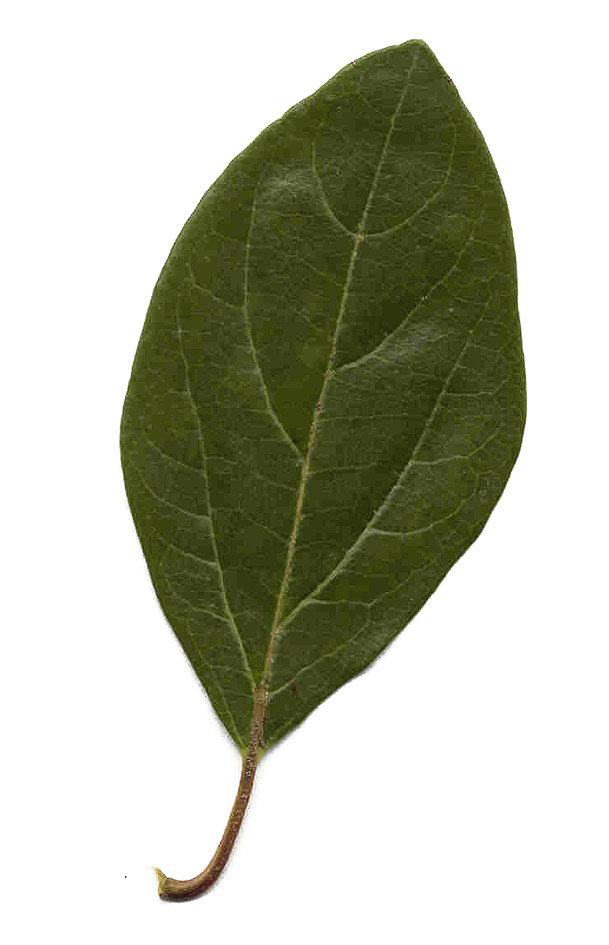
#> input picture image_leaves/Viburnum.jpg, 609 x 945 px, found by its file name
$ python test.py   (Python 2 division)   (older library calls are emulated)
#> lines starting #> are read from the running program, lines starting #| are printed output that depends on the picture; after the words box and inside, x2 and y2 are one past the last pixel; in counts of white or black regions, pixels touching at a corner belong together
import cv2
import numpy as np
import imutils

im = cv2.imread('/home/roliveira/Documents/leaves-classification/image_leaves/Viburnum.jpg')
#> im is the input picture: shape (945, 609, 3); mean B, G, R 175.1, 191.1, 188.8


imgray = cv2.cvtColor(im,cv2.COLOR_BGR2GRAY)
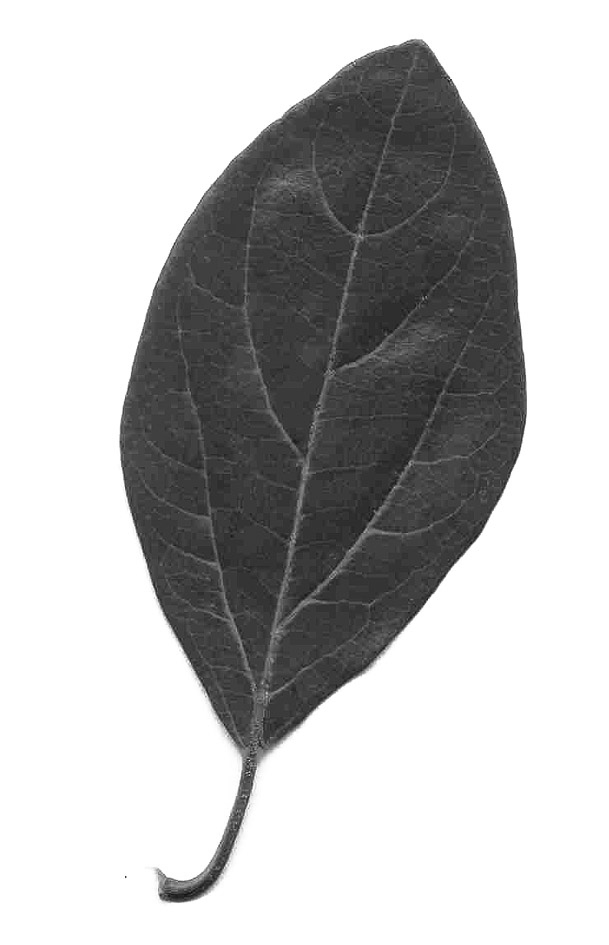
#> imgray: shape (945, 609); min 10, max 255, mean 188.6
ret,thresh = cv2.threshold(imgray,127,255,1)
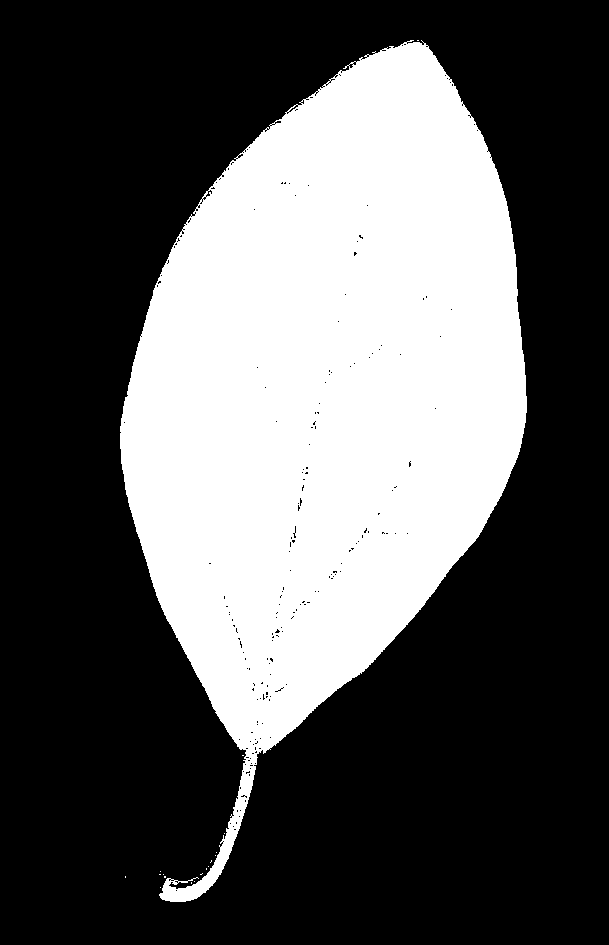
#> thresh: shape (945, 609); 34.7% white; 18 white regions (17 under 20 px)


image,contours, hierarchy = cv2.findContours(thresh,1,2)
#> contours = 290 contours, 287 with area under 20; largest, box (x1, y1, x2, y2) and area: (120, 40, 527, 902) 199082, (205, 189, 213, 198) 28, (288, 104, 299, 113) 26

print len(image)
#| 945
#contours=contours[1::]
cv2.drawContours(imgray,contours,-1,(200,200,0),3)
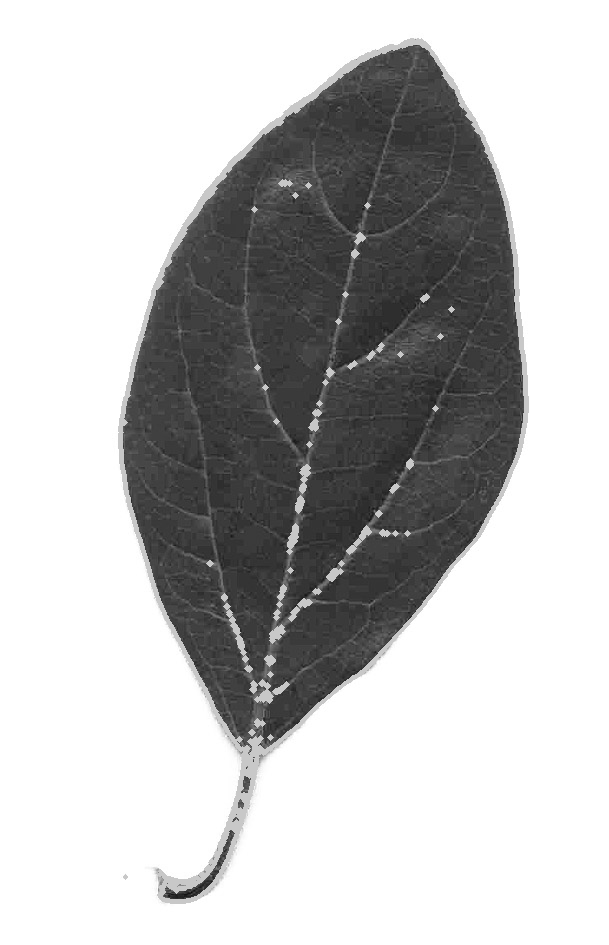
#> imgray: shape (945, 609); 2.67% of pixels changed, all inside (x1, y1, x2, y2) = (118, 38, 529, 904)

cv2.imshow('image',imgray)
cv2.waitKey(0)


'''

def get_cnt(img):
	ret,thresh = cv2.threshold(img,127,255,0)
	img,contours,hierarchy = cv2.findContours(thresh, 1, 2)

	cnt = contours[0]
	return cnt

def get_moments(img):
	return cv2.moments(get_cnt(img))

def get_solidity(img):
	print "IMAGEEEE! get_solidity "
	print img
	cnt = get_cnt(img)
	area = cv2.contourArea(cnt)
	hull = cv2.convexHull(cnt)
	hull_area = cv2.contourArea(hull)
	if hull_area == 0:
		hull_area = 0.0001
	solidity = float(area)/hull_area

	return solidity


img = cv2.imread('/home/roliveira/Documents/leaves-classification/image_leaves/Acer_platanoides.jpg',0)
ret,thresh = cv2.threshold(img,127,255,cv2.THRESH_BINARY)


def get_corner_points(img, maxFeat):
	#print img
	#print maxFeat

	feature_params = dict( maxCorners = maxFeat, qualityLevel = 0.6, minDistance = 7, blockSize = 7 )
	corners = cv2.goodFeaturesToTrack(img, mask = None, **feature_params)
	return corners


contours,hierarchy,dsa = cv2.findContours(thresh, 1, 2)

cnt = contours[0]
M = cv2.moments(cnt)
print M

print get_solidity(thresh)
print get_moments(img)
print get_corner_points(img,100)'''
'''
image = cv2.imread('/home/roliveira/Documents/leaves-classification/image_leaves/Acer_platanoides.jpg',0)

image = cv2.resize(image,(400,500))

gray = image.copy()

(thresh, im_bw) = cv2.threshold(image, 0, 255, cv2.THRESH_BINARY )

derp,contours,hierarchy = cv2.findContours(im_bw,cv2.RETR_LIST,cv2.CHAIN_APPROX_SIMPLE)

cnts = max(cnts, key=cv2.contourArea)

cv2.drawContours(image, [cnts], -1, (0, 255, 255), 2)


cv2.imshow('image',image)
cv2.waitKey(0)


gray = cv2.cvtColor(image, cv2.COLOR_BGR2GRAY)
gray = cv2.GaussianBlur(image, (5, 5), 0)

thresh = cv2.threshold(image, 45, 255, cv2.THRESH_BINARY)[1]
thresh = cv2.erode(thresh, None, iterations=2)
thresh = cv2.dilate(thresh, None, iterations=2)


cnts = cv2.findContours(thresh.copy(), cv2.RETR_EXTERNAL, cv2.CHAIN_APPROX_SIMPLE)
cnts = cnts[0] if imutils.is_cv2() else cnts[1]

c = max(cnts, key=cv2.contourArea)

extLeft = tuple(c[c[:, :, 0].argmin()][0])
extRight = tuple(c[c[:, :, 0].argmax()][0])
extTop = tuple(c[c[:, :, 1].argmin()][0])
extBot = tuple(c[c[:, :, 1].argmax()][0])


cv2.drawContours(image, [c], -1, (0, 255, 255), 2)

#ret,thresh = cv2.threshold(img,127,255,cv2.THRESH_BINARY)

#contours,hierarchy,dsa = cv2.findContours(thresh, 1, 2)

#print contours

cv2.imshow('image',image)
cv2.waitKey(0)
cv2.destroyAllWindows()

'''

$ run again, with image_leaves/Acer_platanoides.jpg copied over image_leaves/Viburnum.jpg
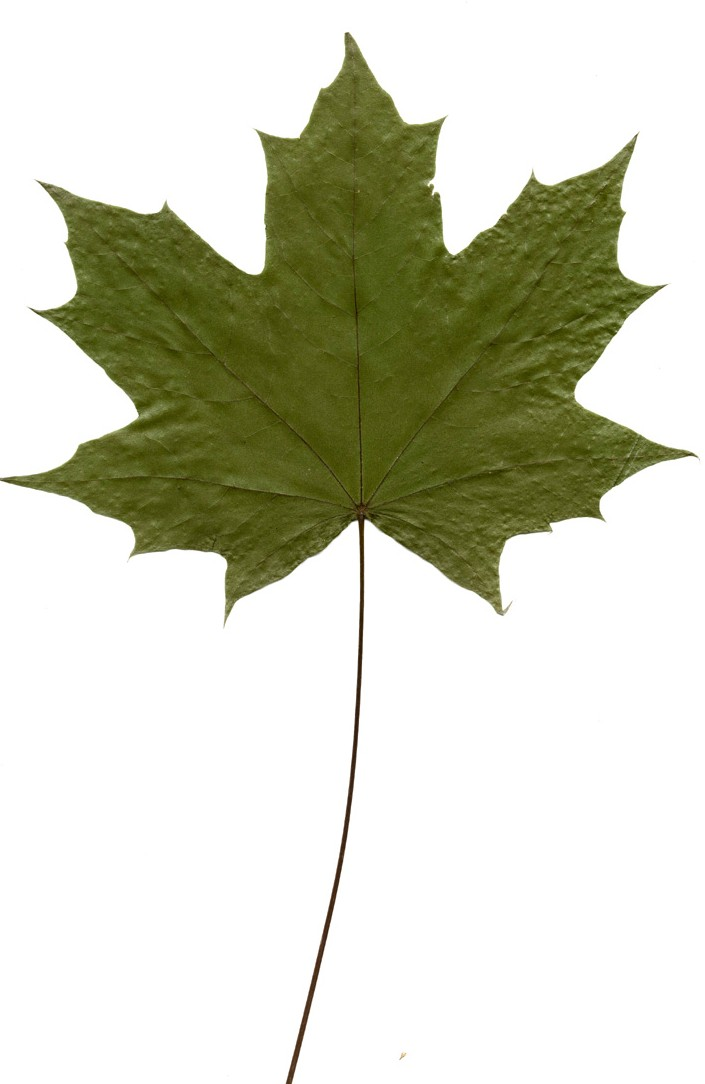
#> input picture image_leaves/Acer_platanoides.jpg, 705 x 1084 px, found by its file name
#> im is the input picture: shape (1084, 705, 3); mean B, G, R 194.5, 211.4, 209.9
#> `ret,thresh = cv2.threshold(imgray,127,255,1)`:
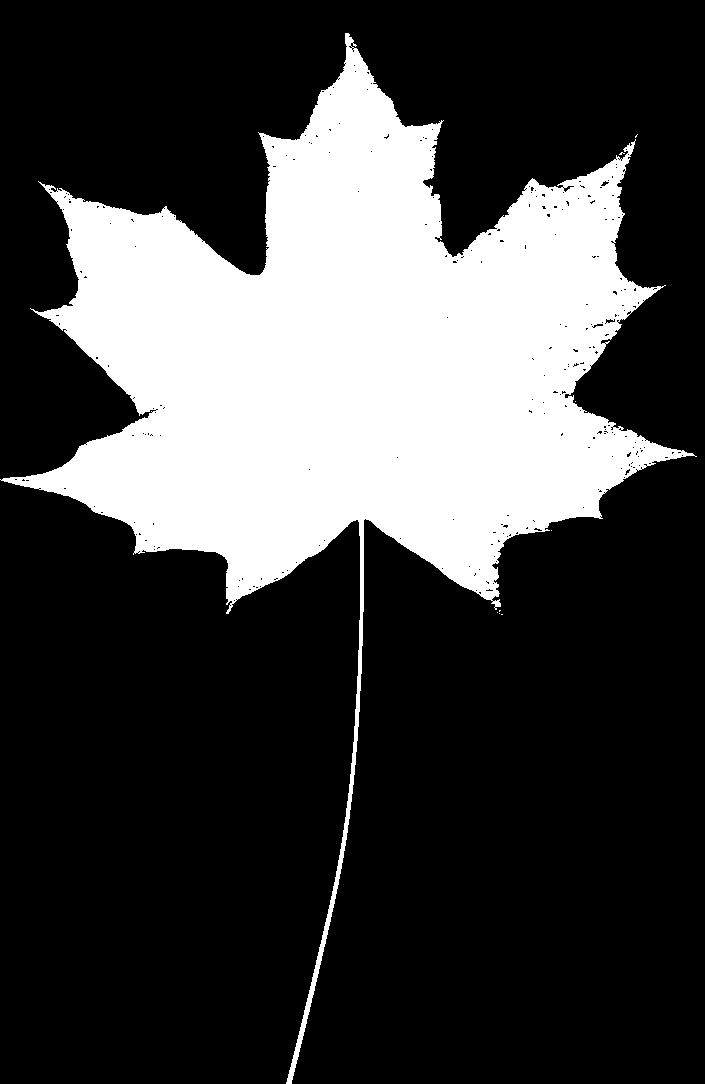
#> thresh: shape (1084, 705); 26.2% white; 9 white regions (8 under 20 px)
#> contours = 328 contours, 321 with area under 20; largest, box (x1, y1, x2, y2) and area: (0, 33, 697, 1084) 198586, (605, 318, 616, 324) 35, (563, 185, 575, 193) 34, (592, 323, 604, 329) 30, (600, 180, 610, 187) 28, (624, 468, 631, 476) 20, (533, 527, 543, 532) 20
#| 1084
#> `cv2.drawContours(imgray,contours,-1,(200,200,0),3)`:
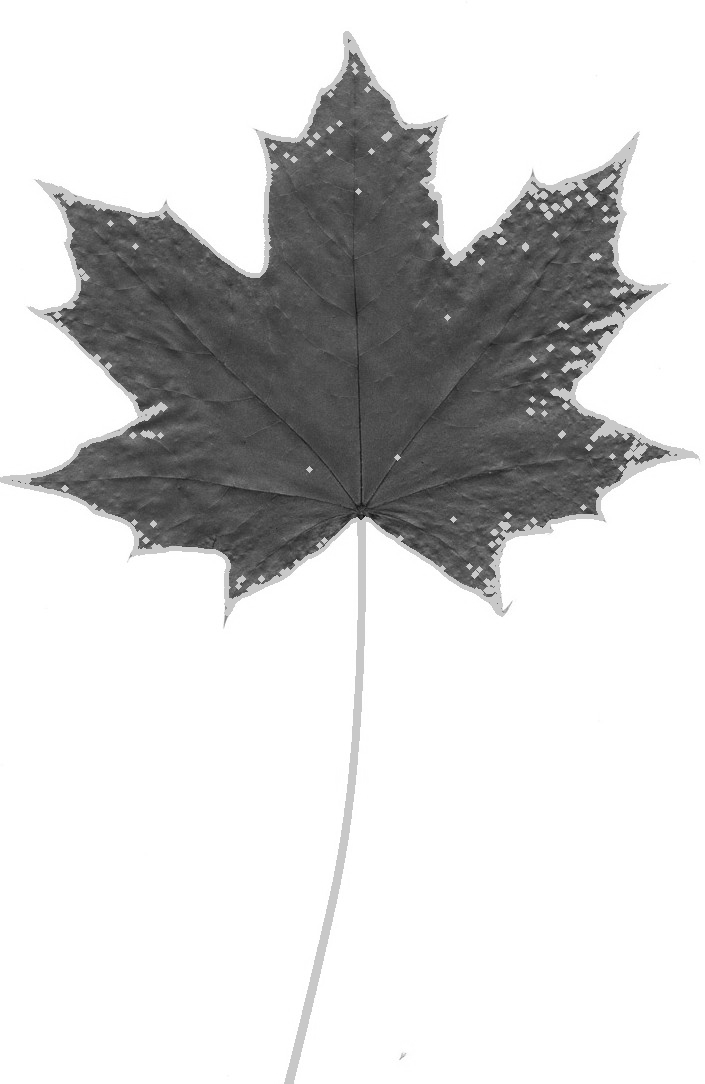
#> imgray: shape (1084, 705); min 13, max 255, mean 211.5

$ run again, with image_leaves/Acer_pseudoplatanus.jpg copied over image_leaves/Viburnum.jpg
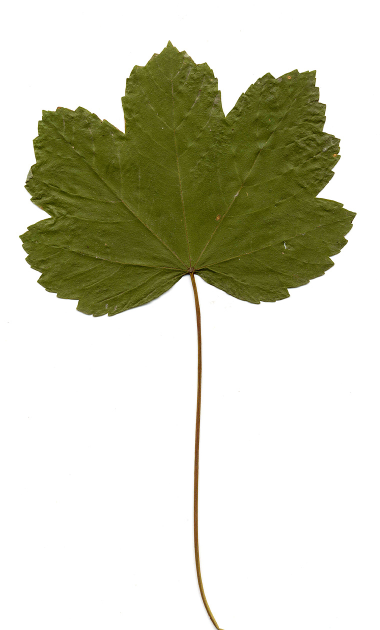
#> input picture image_leaves/Acer_pseudoplatanus.jpg, 759 x 1260 px, found by its file name (shown at 1/2 size)
#> im is the input picture: shape (1260, 759, 3); mean B, G, R 192, 210.4, 209.9
#> `ret,thresh = cv2.threshold(imgray,127,255,1)`:
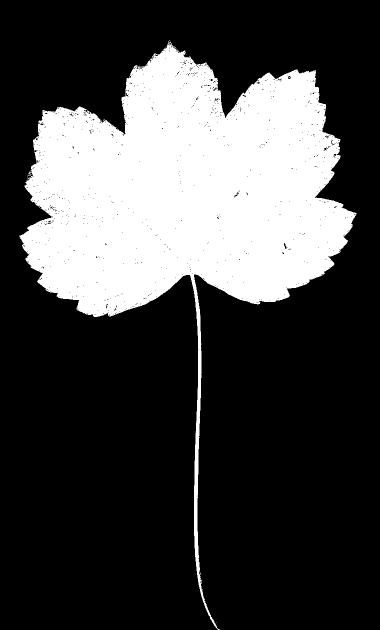
#> thresh: shape (1260, 759) (shown at 1/2 size); 26.6% white; 7 white regions (6 under 20 px)
#> contours = 988 contours, 975 with area under 20; largest, box (x1, y1, x2, y2) and area: (39, 81, 713, 1260) 254300, (567, 485, 574, 499) 41, (575, 151, 583, 159) 34, (428, 195, 438, 203) 30, (647, 294, 656, 301) 28
#| 1260
#> `cv2.drawContours(imgray,contours,-1,(200,200,0),3)`:
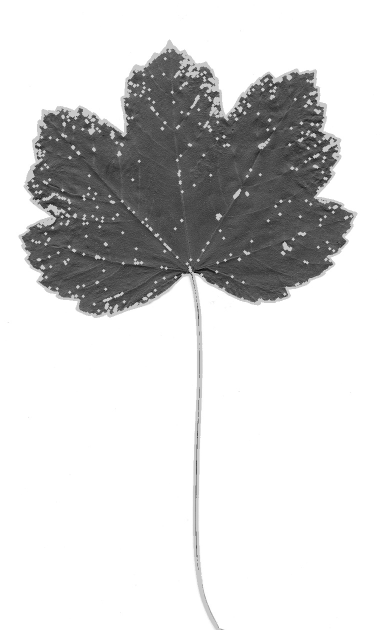
#> imgray: shape (1260, 759) (shown at 1/2 size); min 0, max 255, mean 211.3

$ run again, with image_leaves/Castanea_sativa.jpg copied over image_leaves/Viburnum.jpg
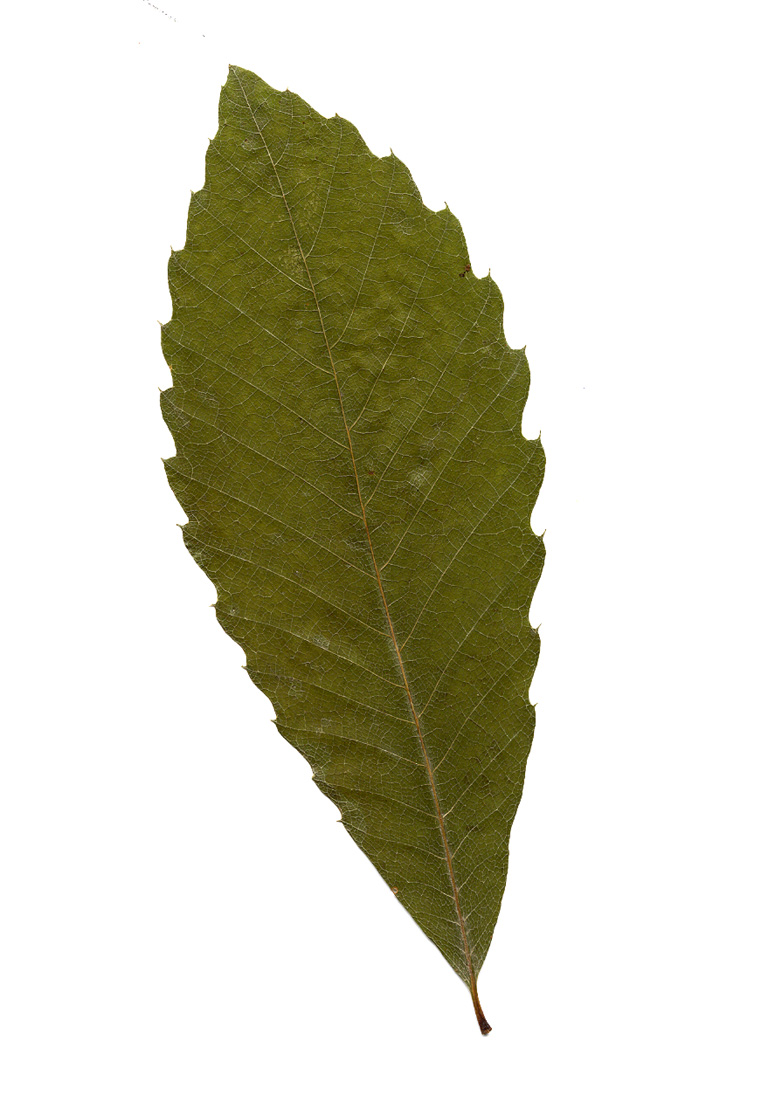
#> input picture image_leaves/Castanea_sativa.jpg, 768 x 1102 px, found by its file name
#> im is the input picture: shape (1102, 768, 3); mean B, G, R 192.8, 210.3, 211.4
#> `ret,thresh = cv2.threshold(imgray,127,255,1)`:
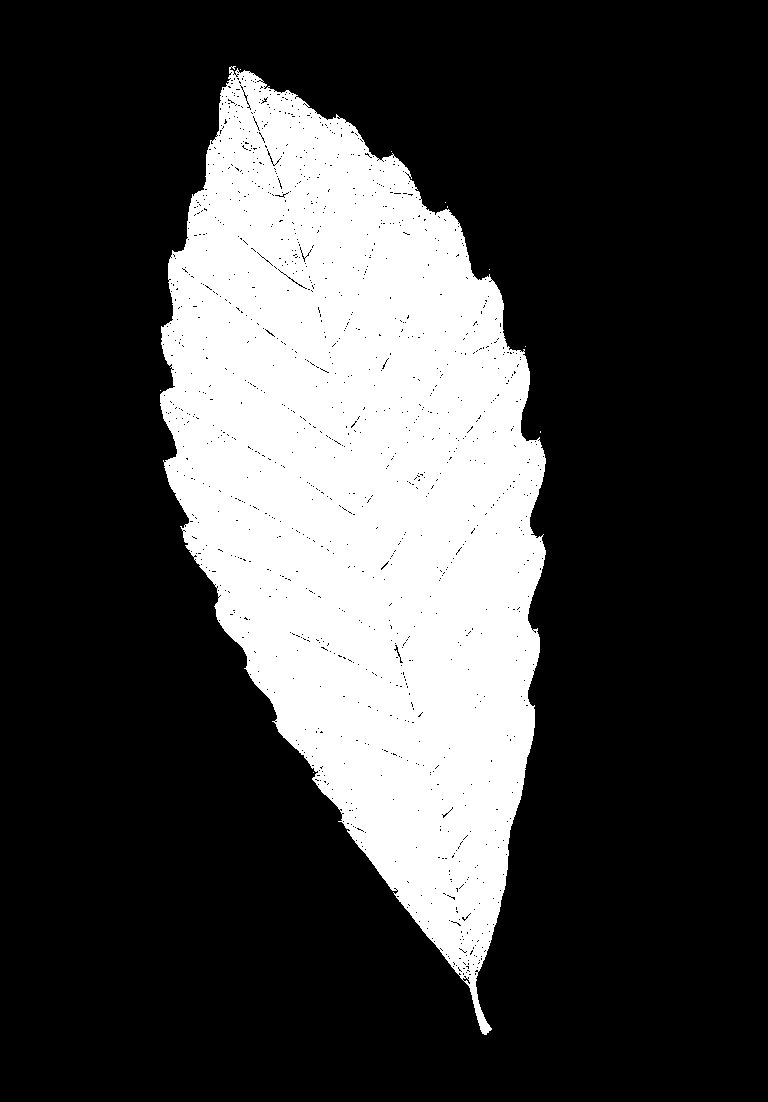
#> thresh: shape (1102, 768); 26.3% white; 10 white regions (9 under 20 px)
#> contours = 1668 contours, 1659 with area under 20; largest, box (x1, y1, x2, y2) and area: (160, 66, 546, 1035) 223918, (393, 644, 401, 658) 36, (274, 193, 287, 198) 26, (462, 977, 471, 985) 24, (380, 561, 389, 571) 22
#| 1102
#> `cv2.drawContours(imgray,contours,-1,(200,200,0),3)`:
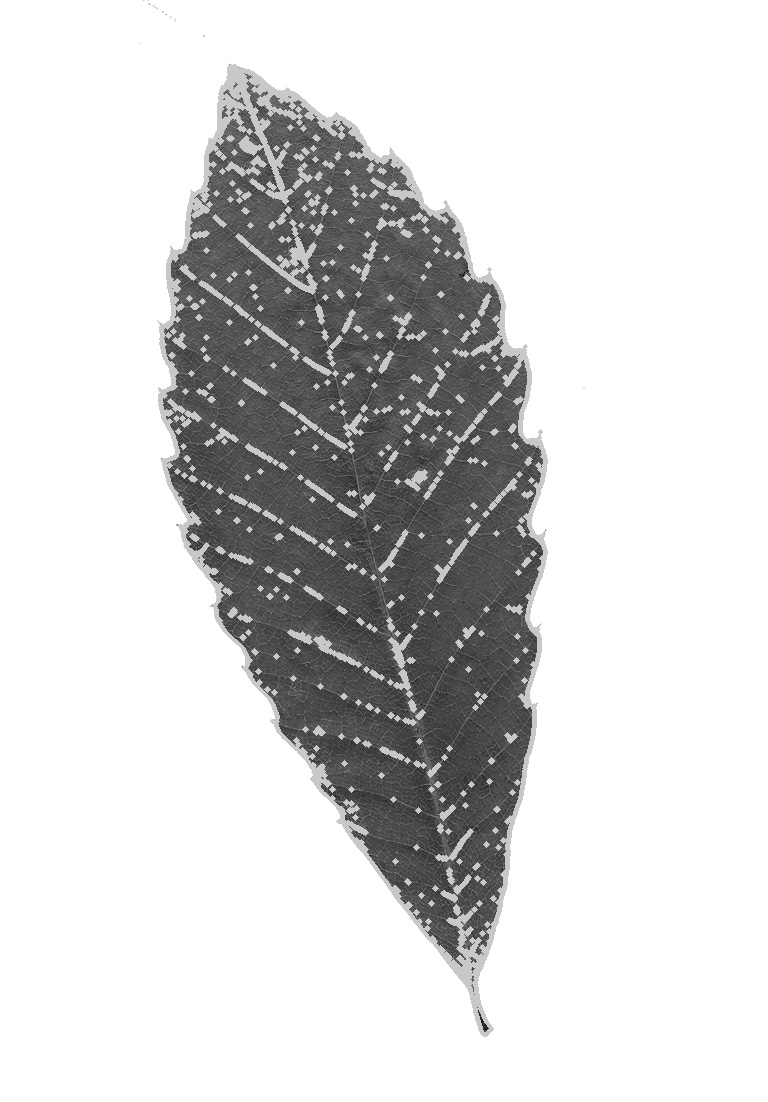
#> imgray: shape (1102, 768); min 10, max 255, mean 213.4
